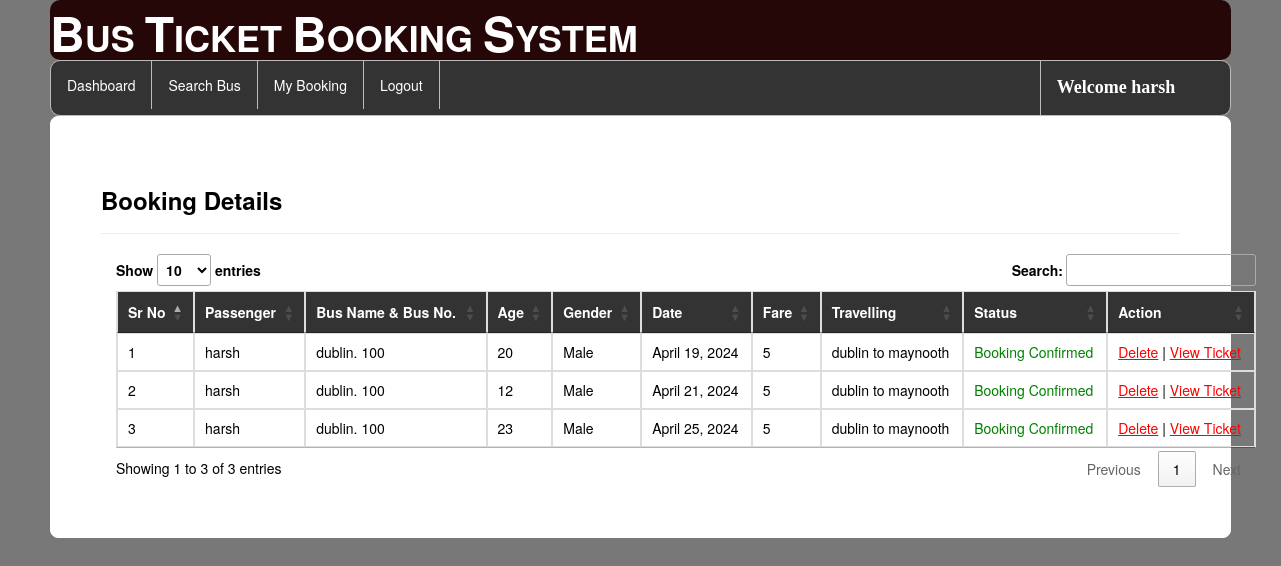
Page /my_booking/ (signed in) on the earlier database version.
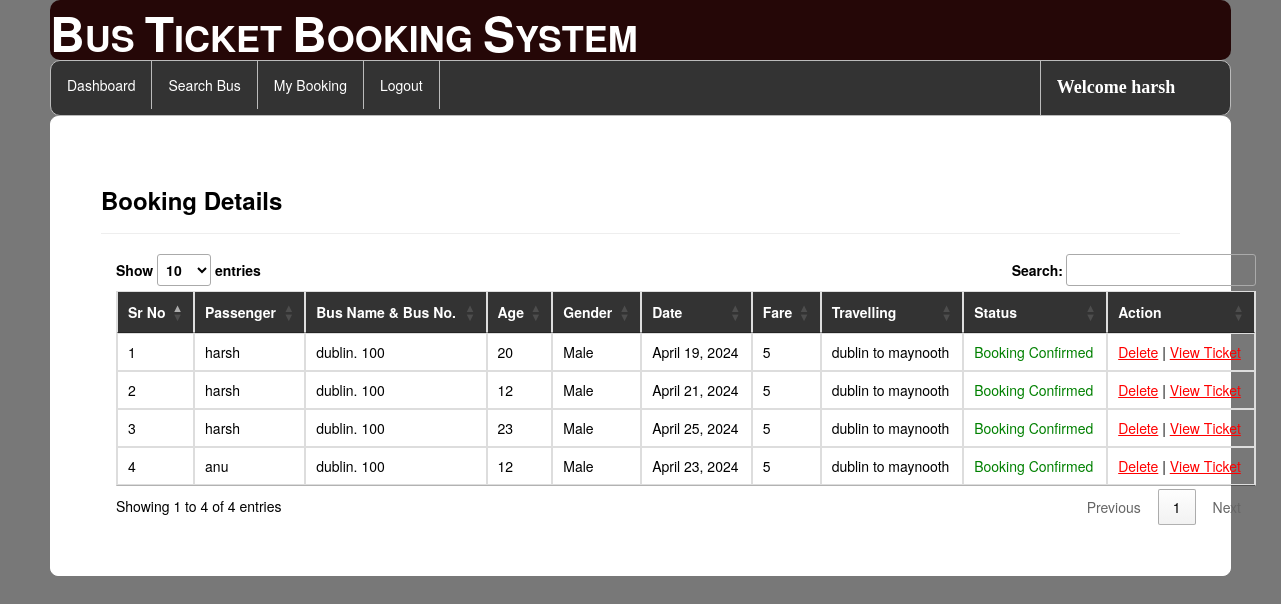
Same page on the later database version.
### bus/models.py (models this page shows, shortened)
class Passenger(models.Model):
    user = models.ForeignKey(Register,on_delete=models.CASCADE,null=True)
    bus = models.ForeignKey(Add_Bus,on_delete=models.CASCADE,null=True)
    name = models.CharField(max_length=100,null=True)
    age = models.IntegerField(null=True)
    gender = models.CharField(max_length=30,null=True)
    route=models.CharField(max_length=100,null=True)
    status = models.CharField(max_length=30,null=True)
    date1 = models.DateField(null=True)
    fare = models.IntegerField(null=True)

class Add_Bus(models.Model):
    busname = models.CharField(max_length=30,null=True)
    bus_no = models.IntegerField(null=True)
    from_city = models.CharField(max_length=30,null=True)
    to_city = models.CharField(max_length=30,null=True)
    departuretime=models.CharField(max_length=30,null=True)
    arrivaltime=models.CharField(max_length=30,null=True)
    trevaltime=models.CharField(max_length=100,null=True)
    distance=models.IntegerField(null=True)
    img=models.FileField(null=True)

### bus/views.py (the view)
# urls.py: path('my_booking/',my_booking,name="my_booking"),
def my_booking(request):
    if not request.user.is_authenticated:
        return redirect('login')
    user2 = User.objects.filter(username=request.user.username).get()
    user1 = Register.objects.filter(user=user2).get()
    pro = Passenger.objects.filter(user=user1)
    book = Book_ticket.objects.filter(user=user1)
    d = {'user':user1,'pro':pro,'book':book}
    return render(request,'my_booking.html',d)

### bus/templates/my_booking.html (shortened to what this page needs)
{% extends 'navigation2.html' %}
{% load static %}
{% block b %}
<div style="color:Black;border:1px solid white;border-radius:8px;background-color:white;padding:50px">
        <h3><strong>Booking Details</strong></h3><hr>
<div class="container">
<table class="table table-bordered" id="myTable">
  <thead style="color:white;background-color:#333">
  <tr>
    <th>Sr No</th>
    <th>Passenger</th>
      <th>Bus Name & Bus No.</th>
      <th> Age</th>
    <th>Gender</th>
    <th>Date</th>
       <th>Fare</th>
       <th>Travelling</th>
       <th>Status</th>
    <th>Action</th>
  </tr>
  </thead>
   <tbody>
    {% for i in pro %}
  <tr>
    <td>{{forloop.counter}}</td>
    <td>{{i.name}}</td>
    <td>{{i.bus.busname}}. {{i.bus.bus_no}}</td>
      <td>{{i.age}}</td>
      <td>{{i.gender}}</td>
      <td>{{i.date1}}</td>
      <td>{{i.fare}}</td>
      <td>{{i.route}}</td>
      {% if i.status == 'set' %}
      <td style="color:green">Booking Confirmed</td>
      {% else %}
      <td style="color:red">No Transaction</td>
      {% endif %}
    <td><a href="{% url 'delte_my_booking' i.id %}" style="color:red"><u>Delete</u></a>
    | <a href="{% url 'view_ticket' i.id %}" style="color:red"><u>View&nbsp;Ticket</u></a>
    </td>
  </tr>
    {% endfor %}
    </tbody>
</table>
 </div>
</div>
{% endblock %}

Differences in the rows shown:
added Passenger: name "anu", bus.busname "dublin", bus.bus_no "100", age "12", gender "Male", date1 "April 23, 2024", fare "5", route "dublin to maynooth", status "Booking Confirmed"
Other differences:
text written by a page script: "Show entries Search: Showing 1 to 3 of 3 entries Previous 1 Next" → "Show entries Search: Showing 1 to 4 of 4 entries Previous 1 Next"
